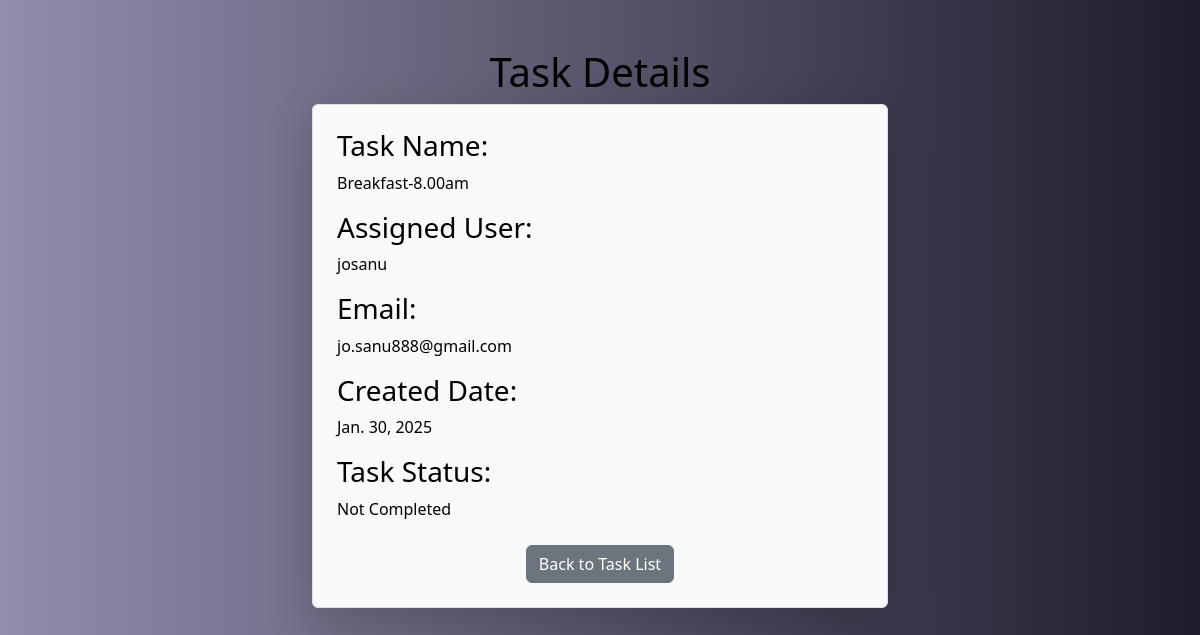
Screenshot of /detail/3/ with the database file from the repository.
### MyApp/models.py (models this page shows)
class Taskmodel(models.Model):
    task_name = models.CharField(max_length=100)
    created_date=models.DateField(auto_now_add=True)
    is_completed=models.BooleanField(default=False)
    user_id=models.ForeignKey(User,on_delete=models.CASCADE,null=True)

### MyApp/views.py (the view)
# urls.py: path('detail/<int:pk>/',Taskdetail.as_view()),
class Taskdetail(View):
    def get(self, request,**kwargs):
        id=kwargs.get('pk')
        data=Taskmodel.objects.get(id=id)
        return render(request,'Taskdetail.html',{'data':data})

### MyApp/templates/Taskdetail.html (shortened to what this page needs)
<!DOCTYPE html>
<html lang="en">
<head>
    <link href="https://cdn.jsdelivr.net/npm/bootstrap@5.3.3/dist/css/bootstrap.min.css" rel="stylesheet"
 />
</head>
<body>
    <div class="container w-50 mt-5">
        <h1 class="text-center ">Task Details</h1>
        <div class="border rounded shadow-lg p-4 bg-body-tertiary">
            <h3>Task Name:</h3>
            <p>{{ data.task_name }}</p>
            <h3>Assigned User:</h3>
            <p>{{ data.user_id.username }}</p>
            <h3>Email:</h3>
            <p>{{ data.user_id.email }}</p>
            <h3>Created Date:</h3>
            <p>{{ data.created_date }}</p>
            <h3>Task Status:</h3>
            {%if data.is_completed == 0 %}
            <p>Not Completed</p>
            {%else%}
            <p>Completed</p>
            {%endif%}
            <div class="text-center mt-4">
                <a href="/all/{{data.user_id.id}}" class="btn btn-secondary">Back to Task List</a>
            </div>
        </div>
    </div>
</body>
</html>

### MyApp/templates/Taskdetail.html (style rules this page uses)
body { background: linear-gradient(270deg, #1f1c2c, #928dab); color: black; }

### rows the page displays
Taskmodel: task_name "Breakfast-8.00am", user_id.username "josanu", user_id.email "jo.sanu888@gmail.com", created_date "Jan. 30, 2025"
